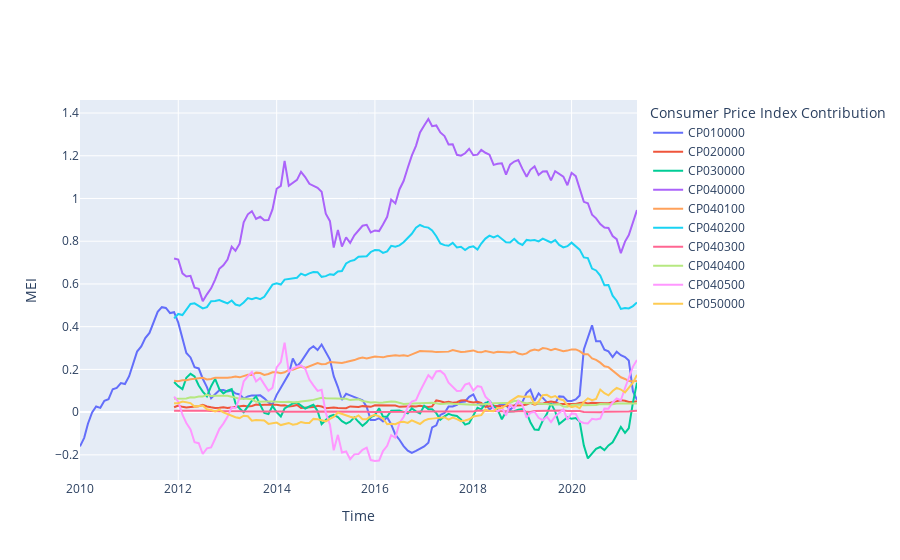

Notebook code cell kept with this figure:
### Code cell
from plotly import tools
import plotly.graph_objs as go

#Add two Scatter traces to a figure
fig = go.Figure()

for target in targets:
    fig.add_trace(go.Scatter(x=data[target]['original_period'], 
                             y=data[target]['original_value'],
                             name=target))


fig.update_layout(legend_title_text = "Consumer Price Index Contribution")
fig.update_xaxes(title_text="Time")
fig.update_yaxes(title_text="MEI")
fig.show()
